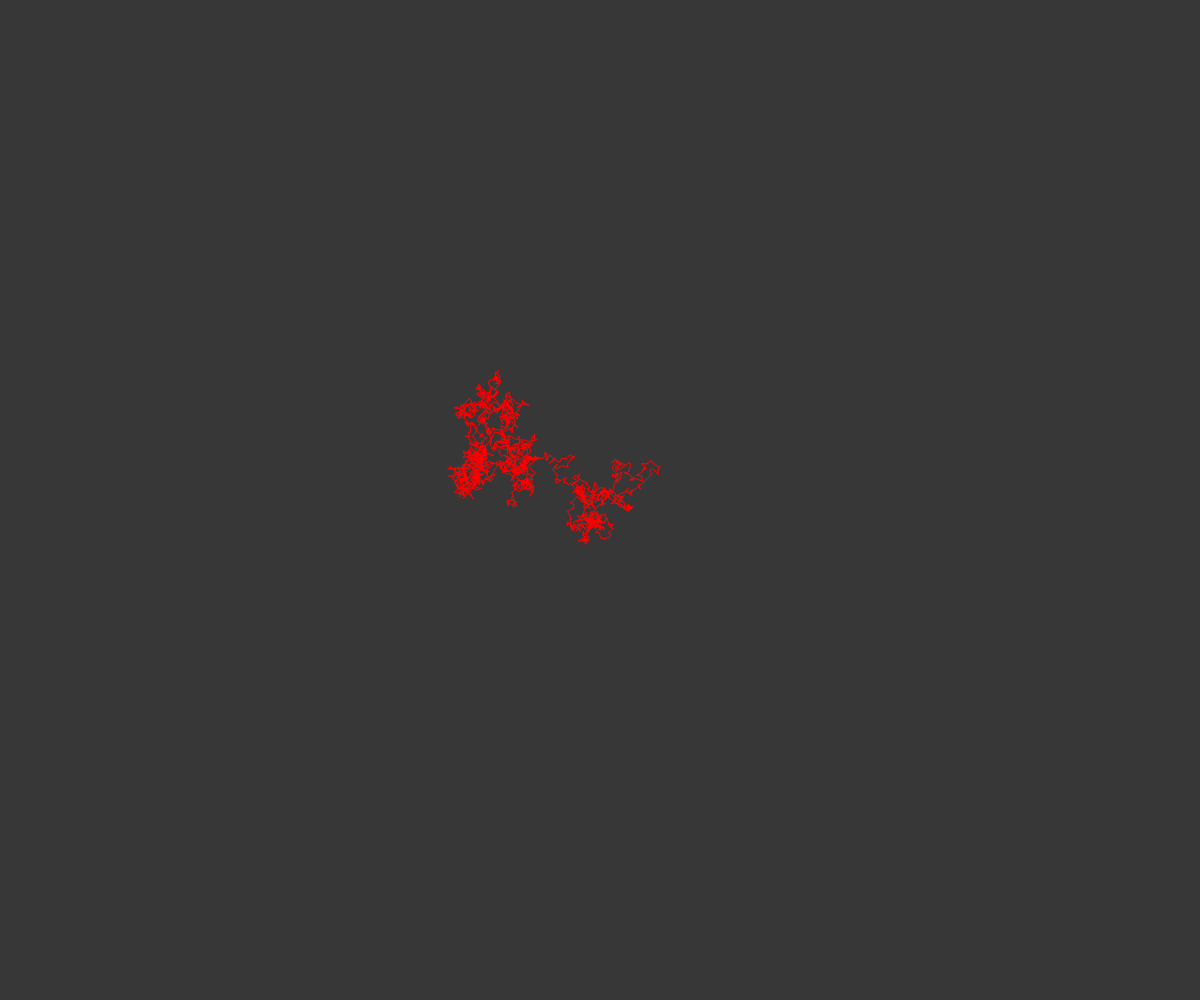
Frame 1 (no input)
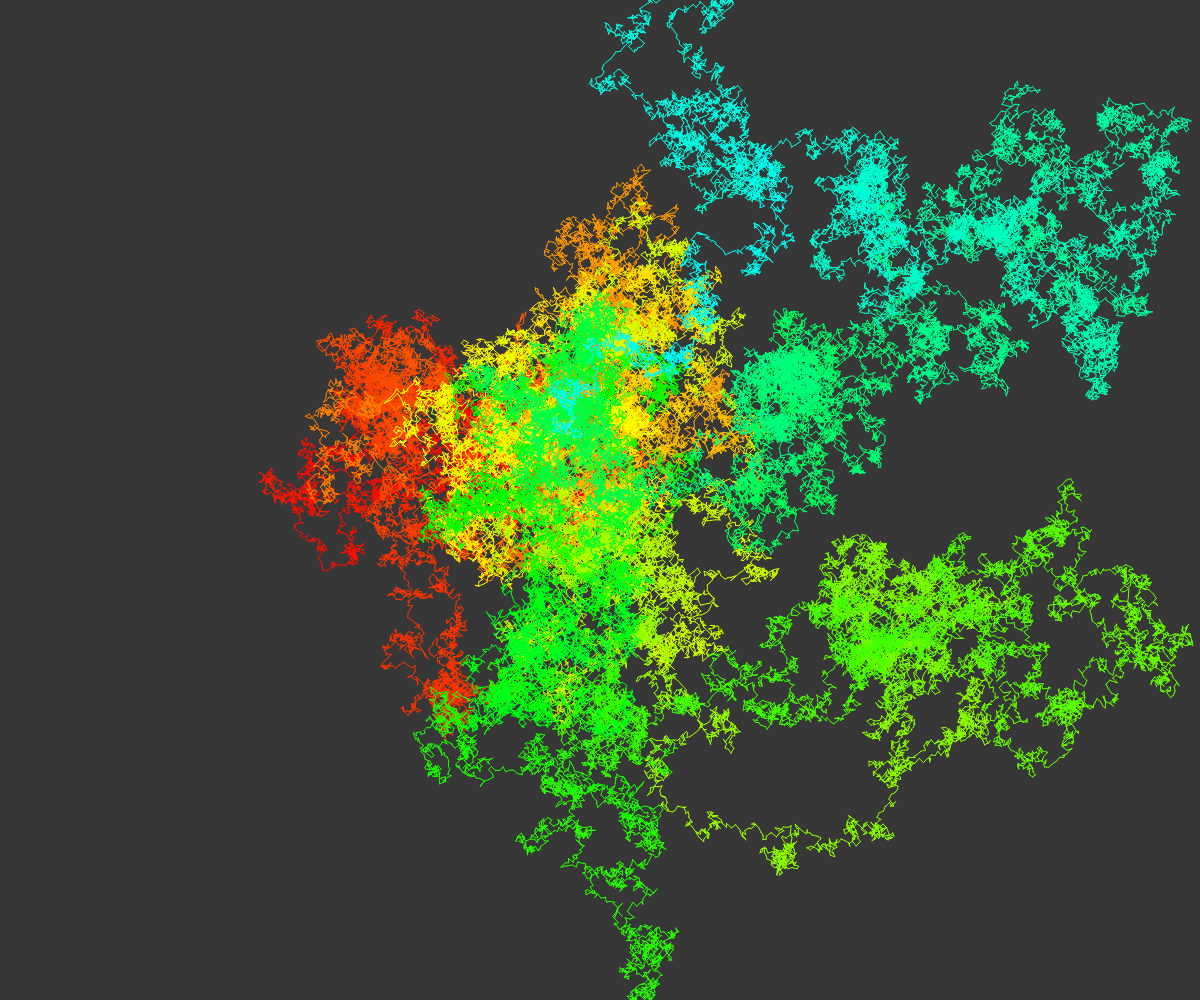
Frame 60 (no input)
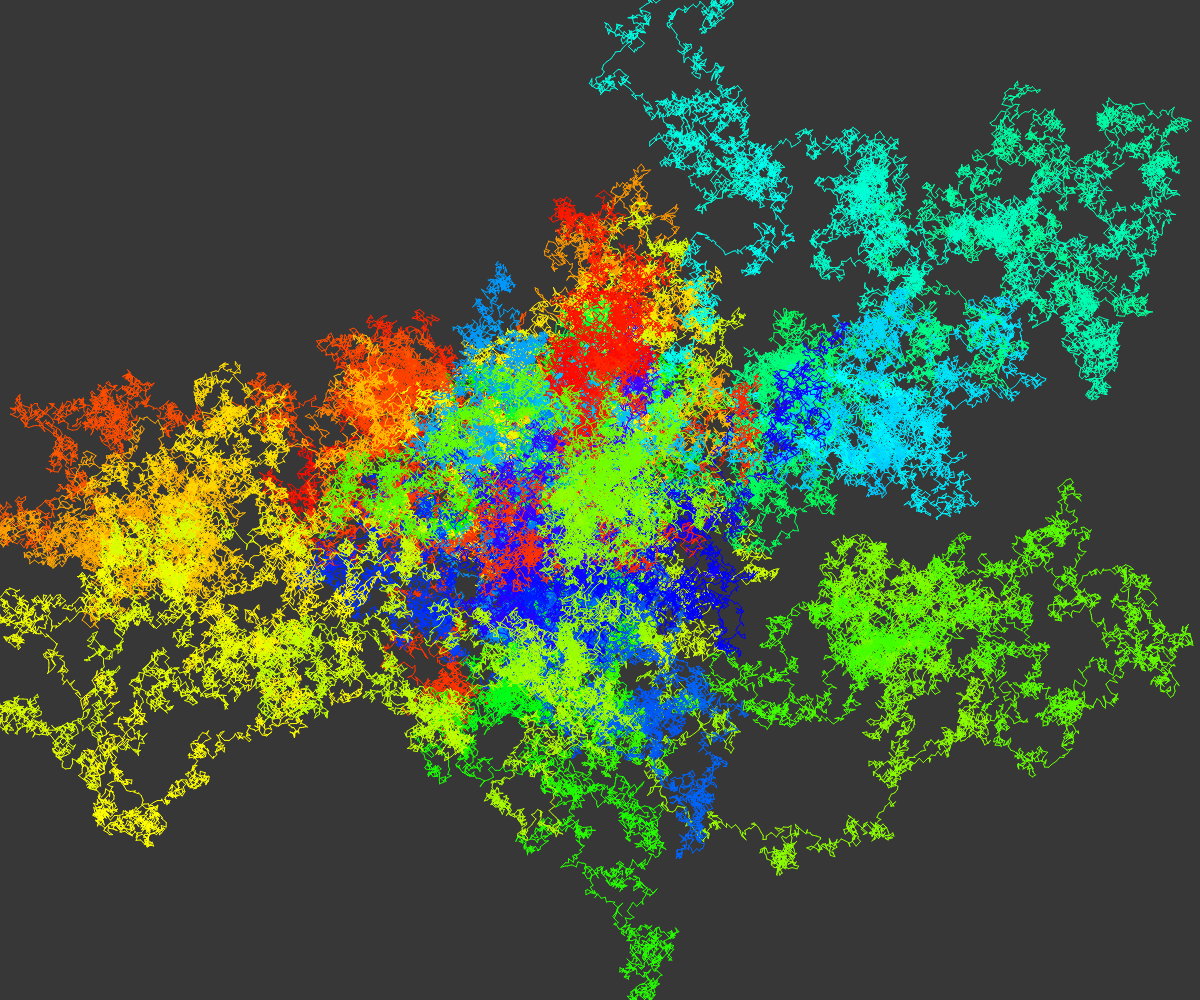
Frame 120 (the mouse pressed at the canvas centre since frame 60)

The p5.js sketch that drew these frames (run headless with seeded random() and noise() and a simulated clock; from frame 60 on, the mouse is pressed at the canvas centre):

// p5.js sketch
// ── sketch.js
class Coord {
	constructor(x, y) {
		this.x = x;
		this.y = y;
	}
}

var lastCoord;
var hu = 0;
var gravity = 0.03;

function setup() {
	createCanvas(windowWidth, windowHeight);
	background(55, 55, 55);
	colorMode(HSB);
	lastCoord = new Coord(windowWidth/2,windowHeight/2);
	console.log("Press the R-key to reset the canvas!");
}

function draw() {
	for (let i = 0; i < 2000; i++) {
		var coord = new Coord(lastCoord.x + random(-5, 5), lastCoord.y + random(-5, 5))
		if (coord.x > windowWidth/2) {
			coord.x -= gravity;
		} else if (coord.x < windowWidth/2) {
			coord.x += gravity;
		}
		if (coord.y > windowHeight/2) {
			coord.y -= gravity;
		} else if (coord.y < windowHeight/2) {
			coord.y += gravity;
		}
		stroke(hu,255,255);
		line(lastCoord.x, lastCoord.y, coord.x, coord.y);
		lastCoord = coord;
	}
	hu += 3;
	if (hu > 255) {
		hu = 0;
	}
}

function keyPressed() {
	if (keyCode === 82) { //R -> Reset
		colorMode(RGB);
		background(55, 55, 55);
		colorMode(HSB);
		lastCoord = new Coord(windowWidth/2,windowHeight/2);
	}
}
